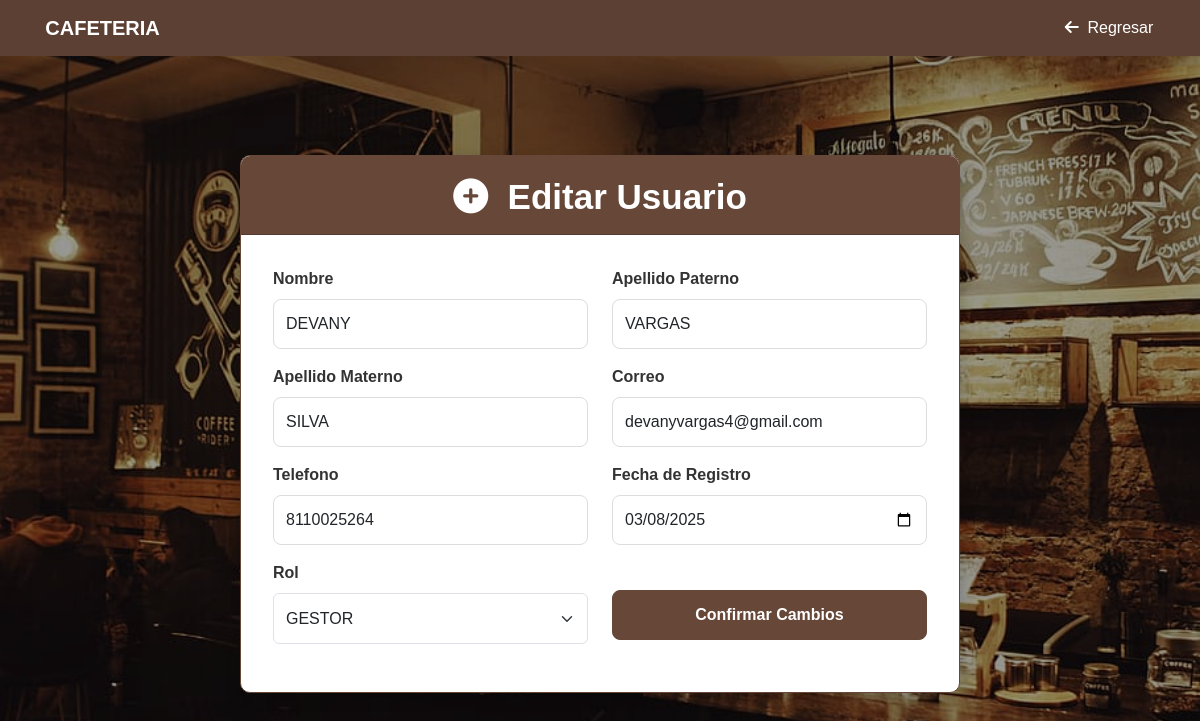
/pedidos/adminGeneral/usuarios/editar/1/ (signed in), run on the app's committed database.
### pedidos/models.py (models this page shows, shortened)
class USUARIO(models.Model):
    ROLES = (
        (1, 'MESERO'),
        (2, 'COCINA'),
        (3, 'GESTOR'),
    )
    idUsuario = models.AutoField(primary_key=True)
    nombre = models.CharField(max_length=50)
    apPaterno = models.CharField(max_length=50)
    apMaterno = models.CharField(max_length=50)
    telefono = models.CharField(max_length=15, unique=True)
    correo = models.EmailField(unique=True)
    rol = models.IntegerField(choices=ROLES)
    fechaRegistro = models.DateField()
    user = models.OneToOneField(User, on_delete=models.CASCADE, related_name='usuario')
    class Meta:
        constraints = [
            models.UniqueConstraint(fields=['telefono'], name='unique_telefono'),
            models.UniqueConstraint(fields=['correo'], name='unique_correo')
        ]

### pedidos/views.py (the view)
# urls.py: path('adminGeneral/usuarios/editar/<int:id_usuario>/', views.v_editar_usuario, name='editar_usuario'),
@login_required
def v_editar_usuario(request, id_usuario):
    if request.user.usuario.rol != 3:  # Verifica que el usuario sea un administrador
        return redirect('pedidos:login')
    usuario = get_object_or_404(USUARIO, idUsuario=id_usuario)  # Obtiene el usuario a editar
    user = usuario.user  # Obtener el usuario de Django asociado
    fecha_max = datetime.date.today().strftime('%Y-%m-%d')
    if request.method == 'POST':
        form = RegistroForm(request.POST, instance=usuario)
        if form.is_valid():
            usuario = form.save()
            nuevo_email = usuario.correo  # Nuevo correo ingresado
            if User.objects.exclude(id=user.id).filter(email=nuevo_email).exists():
                messages.error(request, 'El correo electrónico ya está en uso por otro usuario.')
                return render(request, 'adminEditarUsuario.html', {'form': form, 'usuario': usuario})
            if user.email != nuevo_email:
                user.email = nuevo_email
            if user.username != nuevo_email:
                user.username = nuevo_email
            user.save()  # Guardar cambios en User
            messages.success(request, 'Usuario actualizado exitosamente.')
            return render(request, 'adminEditarUsuario.html', {'form': form, 'usuario': usuario, 'usuario_actualizado': True})
    else:
        form = RegistroForm(instance=usuario)
    return render(request, 'adminEditarUsuario.html', {'form': form, 'usuario': usuario, 'fecha_max': fecha_max})

### pedidos/forms.py (shortened to what this page needs)
class RegistroForm(forms.ModelForm):
    class Meta:
        model = USUARIO
        fields = ['nombre', 'apPaterno', 'apMaterno', 'telefono', 'correo', 'rol', 'fechaRegistro']
        widgets = {
            'rol': forms.Select(attrs={'class': 'form-select', 'style': 'height: 51px;'})
        }
    fechaRegistro = forms.DateField(widget=forms.DateInput(attrs={'type': 'date', 'class': 'form-control', 'min': '2020-01-01', 'max': datetime.date.today().strftime('%Y-%m-%d')}))

### pedidos/templatetags/filtros.py (called while the page is built)
@register.filter
def agregar_class(value, arg):
    return value.as_widget(attrs={'class': arg})

### pedidos/templates/adminEditarUsuario.html (shortened to what this page needs)
{% extends 'plantilla.html' %}
{% load filtros %}
{% load static %}
{% block body %}
<link rel="stylesheet" href="{% static 'pedidos/css/formularios.css' %}">
<div class="container">
    <div class="row justify-content-center">
        <div class="col-md-8">
            <br>
            <div class="card mt-5">
                <div class="card-header text-center">
                    <h4><i class="fa-solid fa-circle-plus" style="color: #ffffff;"></i>&nbsp; Editar Usuario</h4>
                </div>
                <div class="card-body">
                    <form method="POST">
                        <div class="row">
                            <div class="col-md-6">
                                <div class="mb-3">
                                    <label for="txtNombre" class="form-label">Nombre</label>
                                    {{ form.nombre|agregar_class:"form-control" }}
                                </div>
                                <div class="mb-3">
                                    <label for="txtApPaterno" class="form-label">Apellido Materno</label>
                                    {{ form.apMaterno|agregar_class:"form-control" }}
                                </div>
                                <div class="mb-3">
                                    <label for="txtTel" class="form-label">Telefono</label>
                                    {{ form.telefono|agregar_class:"form-control" }}
                                </div>
                                <div class="mb-3">
                                    <label for="txtRol" class="form-label">Rol</label>
                                    {{ form.rol|agregar_class:"form-select" }}
                                </div>
                            </div>
                            <div class="col-md-6">
                                <div class="mb-3">
                                    <label for="txtApMaterno" class="form-label">Apellido Paterno</label>
                                    {{ form.apPaterno|agregar_class:"form-control" }}
                                </div>
                                <div class="mb-3">
                                    <label for="txtCorreo" class="form-label">Correo</label>
                                    {{ form.correo|agregar_class:"form-control" }}
                                </div>
                                <div class="mb-3">
                                    <label for="txtRol" class="form-label">Fecha de Registro</label>
                                    <input type="date" name="fechaRegistro" value="{{ form.fechaRegistro.value|default:usuario.fechaRegistro|date:'Y-m-d' }}" class="form-control" min="2020-01-01" max="{{ fecha_max }}" required>
                                </div>
                                <div class="text-center mt-4">
                                    <button type="submit" class="btn btn-marron w-100" style="margin-top: 21px;">Confirmar Cambios</button>
                                </div>
                            </div>
                        </div>
                    </form>
                </div>
            </div>
            <br>
        </div>
    </div>
</div>
{% endblock %}

### pedidos/static/pedidos/css/formularios.css (style rules this page uses)
body { display: flex; align-items: center; justify-content: center; font-family: Arial, sans-serif; }
.card { background-color: #ffffff; border-radius: 10px; border-color: #664738; box-shadow: 0px 4px 15px rgba(0, 0, 0, 0.2); overflow: hidden; }
.card-header { background-color: #664738; padding-top: 20px; }
.card-header h4 { font-size: 35px; font-weight: bold; color: white; }
.card-body { padding: 2rem; }
.form-label { font-weight: bold; color: #333; }
.form-control { border-radius: 8px; border: 1px solid #ddd; padding: 0.75rem; font-size: 1rem; }
.btn-marron { background-color: #664738; color: white; font-weight: bold; padding: 0.75rem; border-radius: 8px; border-color: #664738; transition: background-color 0.3s ease; }

### data on the page
USUARIO: nombre "DEVANY", apMaterno "SILVA", telefono "8110025264", rol "GESTOR", apPaterno "VARGAS", correo "devanyvargas4@gmail.com", fechaRegistro "03/08/2025"
